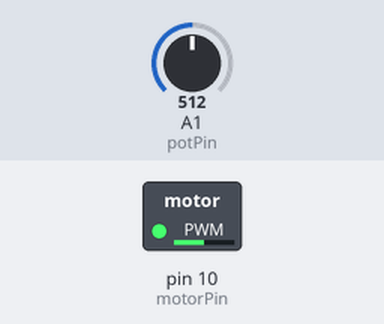
Recording of a sketch running on a simulated Arduino Uno, built with avr-gcc and run on an emulated ATmega328P. Shown: switched loads named in the sketch (green lamp = pin HIGH). The inputs (shaded band) are chosen by the test bench; at power-on: A1 (potPin) = 512.

Above: at 1.2 s.
1.3 s: A1 (potPin) set to 716
At 1.9 s:
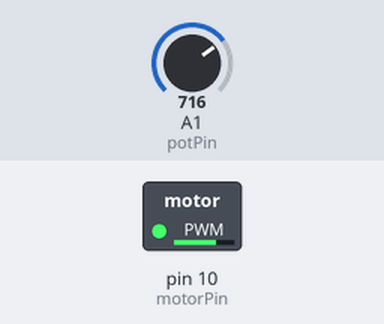
2.8 s: A1 (potPin) set to 900
At 3.1 s:
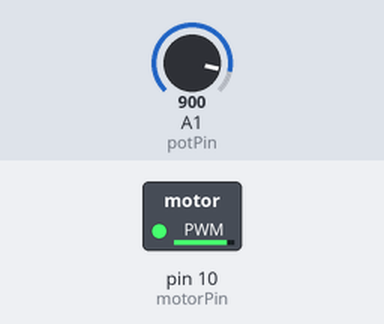
4.3 s: A1 (potPin) set to 122
At 5.4 s:
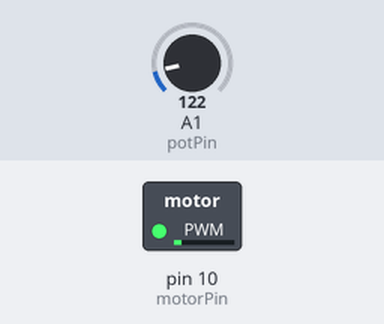
5.8 s: A1 (potPin) set to 0
At 6.5 s:
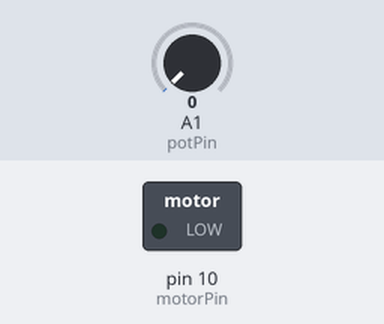
7.3 s: A1 (potPin) set to 511
At 7.7 s:
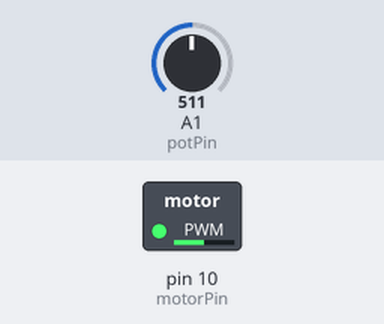
Timing chart, 0 to 9.8 s (numbered marks = the images above; inputs shaded):
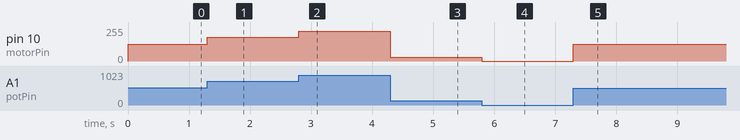

The sketch:

Lab3_Part2a_DCMotor.ino
```cpp
const int motorPin = 10;
const int potPin = A1;

int val;

void setup()
{
  pinMode(motorPin, OUTPUT);
  pinMode(potPin, INPUT);
}

void loop()
{
  val = analogRead(potPin);

  val = map(val, 0, 1023, 0, 255); //changes 0-1023 to 0-255

  analogWrite(motorPin, val);
  //analogWrite(motorPin, 255); //full speed PWM
  //delay(1000);
  //analogWrite(motorPin, 128); //half speed PWM
  //delay(1000);
}
```

Measured:
- after the input at 1.3 s, pin 10 (motorPin): 127/255 → 178/255 at once
- after the input at 2.8 s, pin 10 (motorPin): 178/255 → 224/255 at once
- after the input at 4.3 s, pin 10 (motorPin): 224/255 → 30/255 at once
- after the input at 5.8 s, pin 10 (motorPin): 30/255 → 0/255 at once
- after the input at 7.3 s, pin 10 (motorPin): 0/255 → 127/255 at once
